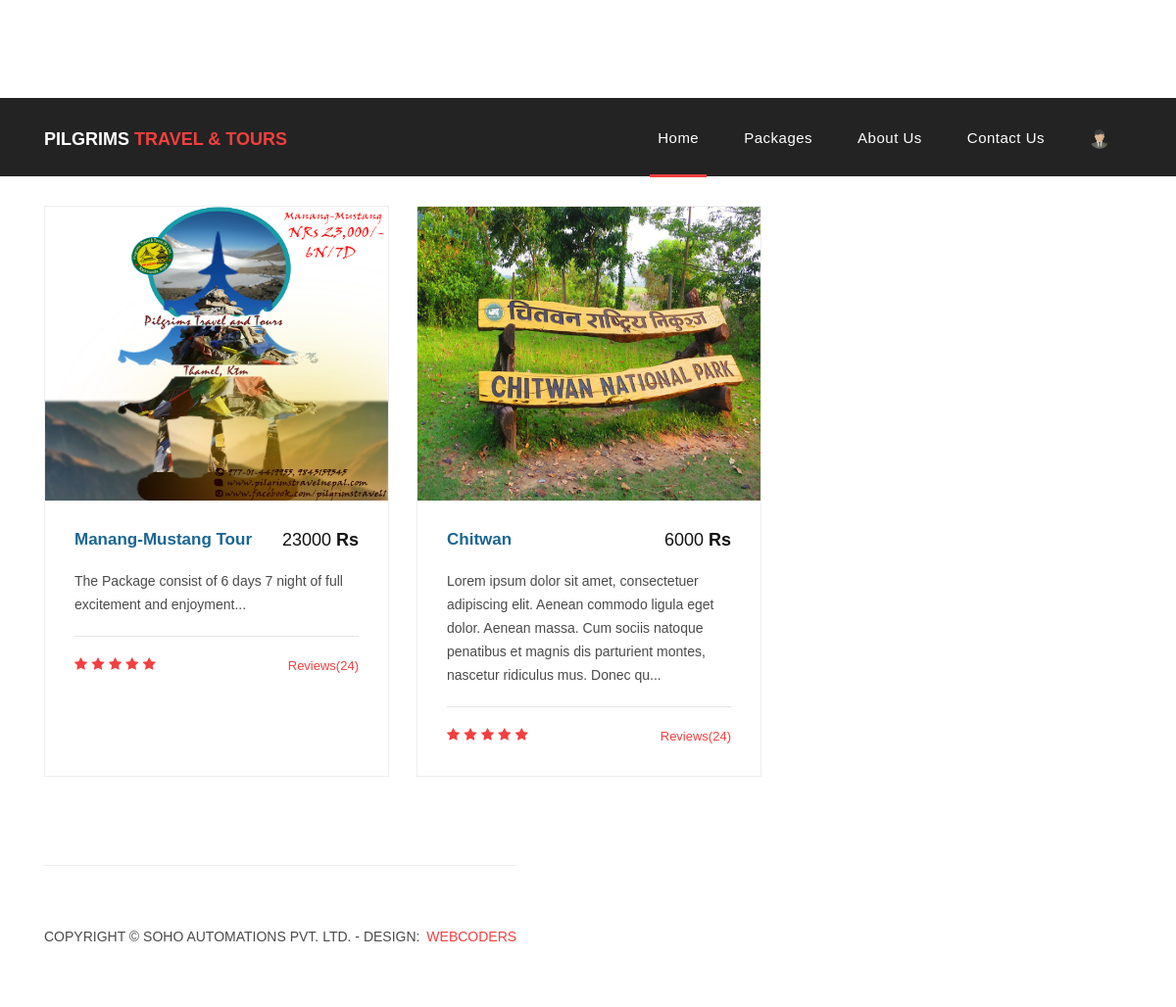
Screenshot of /home/categories/piligrimage (signed in) with the database file from the repository.
### Signup/models.py (models this page shows, shortened)
class Profile(models.Model):
    user=models.ForeignKey(User,on_delete=models.CASCADE)
    phone_number=models.IntegerField(blank=True,null=True)
    profile_picture=models.ImageField(upload_to='Profile/',default='Profile/dummy.png',null=True,blank=True,)
    objects=ProfileManager()

### Products_Details/models.py (models this page shows, shortened)
class Destination(models.Model):
    title=models.CharField(max_length=100)
    description=models.TextField()
    image1=models.ImageField(upload_to='product_image',default='default.jpg')
    image2=models.ImageField(upload_to='product_image',default='default.jpg')
    image3 = models.ImageField(upload_to='product_image',default='default.jpg')
    feature_image=models.ImageField(upload_to='product_image',null=True,blank=True)
    other_details=models.TextField(null=True,blank=True)
    number_of_people=models.IntegerField(null=True,blank=True)
    price=models.IntegerField(null=True,blank=True)
    guide=models.BooleanField(default=True)
    categories=models.ManyToManyField(Add_category, null=True, blank=True)
    additional_feature=models.ManyToManyField(Add_Feature,null=True,blank=True)
    slug=models.SlugField(null=True,blank=True,unique=True)
    ratings=models.IntegerField(null=True,default=0,
        validators=[
            MaxValueValidator(5),
            MinValueValidator(0)]
        )
    def get_absolute_url(self):
        return reverse('detail_view', kwargs={'slug': self.slug})

### Home/views.py (the view)
# urls.py: path('categories/<slug:slug>',categoricalSorting, name='categories'),
def categoricalSorting(request, slug):
    posts=Destination.objects.filter(categories__slug=slug)
    return render(request, 'Home/categorial.html',{'posts':posts})

### Templates/Home/categorial.html (shortened to what this page needs)
{% extends 'base.html' %}
{% load static %}
{% block home1 %}
active
{% endblock %}
{% block home %}
<div class="latest-products">
    <div class="container">
        <div class="row">
            <div class="col-md-12">
                <div class="section-heading">
                    <h2>Categories: </h2>
                    <a href="products.html">view all products </a>
                </div>
            </div>
            {% for items in posts %}
            <div class="col-lg-4 d-flex align-items-stretch">
                <div class="product-item">
                    <a href="{{items.get_absolute_url}}"><img src="/media/{{items.feature_image}}" alt="Images"
                            style="width:350px;height:300px;"></a>
                    <div class="down-content">
                        <a href="{{items.get_absolute_url}}">
                            <h4><b>{{items.title}}</b></h4>
                        </a>
                        <h6>{{items.price}}<b> Rs</b></h6>
                        <p>{{items.description|slice:":200" }}...</p>
                        <hr>
                        <ul class="stars">
                            <li><i class="fa fa-star"></i></li>
                            <li><i class="fa fa-star"></i></li>
                            <li><i class="fa fa-star"></i></li>
                            <li><i class="fa fa-star"></i></li>
                            <li><i class="fa fa-star"></i></li>
                        </ul>
                        <span>Reviews(24)</span>
                    </div>
                </div>
            </div>
            {% endfor %}
            {% endblock home %}

### Templates/base.html (shortened to what this page needs)
{% load static %}
<!DOCTYPE html>
<html lang="en">
  <head>
    <link href="{% static 'vendor/bootstrap/css/bootstrap.min.css' %}" rel="stylesheet">
    <link rel="stylesheet" href="{% static 'assets/css/fontawesome.css' %}">
    <link rel="stylesheet" href="{% static 'assets/css/templatemo-sixteen.css' %}">
    <link rel="stylesheet" href="{% static 'assets/css/owl.css' %}">
    <link rel="stylesheet" href="{% static 'assets/css/custom.css' %}">
  </head>
  <body>
    <header class="">
      <nav class="navbar navbar-expand-lg">
        <div class="container">
          <a class="navbar-brand" href="index.html"><h2 style="font-size: 90%">Pilgrims <em>Travel & Tours</em></h2></a>
          <div class="collapse navbar-collapse" id="navbarResponsive">
            <ul class="navbar-nav ml-auto">
              <li class="nav-item {% block home1 %}{% endblock %}">
                <a class="nav-link" href={% url "home" %}>Home
              </li>
              <li class="nav-item {% block packages1 %}{% endblock %}">
                <a class="nav-link" href=#>Packages</a>
              </li>
              <li class="nav-item {% block about1 %}{% endblock %}">
                <a class="nav-link" href=#>About Us</a>
              </li>
              <li class="nav-item  {% block contact1 %}{% endblock %}">
                <a class="nav-link" href=#>Contact Us</a>
              </li>
              <li class="nav-item">
                <a class="nav-link" href=#>
                  {% if user.is_authenticated %}
                    {% for detail in request.user.profile_set.all %}
                       <img src="/media/{{detail.profile_picture}}" width="20" height="20" class="rounded-circle">
                    {% endfor %}
                  {% endif %}
                </a>
              </li>
            </ul>
          </div>
        </div>
      </nav>
    </header>
{% block home %}
{% endblock home %}
    <footer>
      <div class="container">
        <div class="row">
          <div class="col-md-12">
            <div class="inner-content">
              <p>Copyright &copy; Soho Automations Pvt. Ltd.
            - Design: <a rel="nofollow noopener" href="https://templatemo.com" target="_blank">WebCoders</a></p>
            </div>
          </div>
        </div>
      </div>
    </footer>
  </body>
</html>

### Statics/assets/css/templatemo-sixteen.css (style rules this page uses)
body { font-family: 'Poppins', sans-serif; overflow-x: hidden; text-rendering: optimizeLegibility; -webkit-font-smoothing: antialiased; -moz-osx-font-smoothing: grayscale; }
p { margin-bottom: 0px; font-size: 14px; font-weight: 300; color: #4a4a4a; line-height: 24px; }
a { text-decoration: none!important; }
ul { padding: 0; margin: 0; list-style: none; }
h1,h2,h3,h4,h5,h6 { margin: 0px; }
.section-heading { text-align: left; margin-bottom: 60px; border-bottom: 1px solid #eee; }
.section-heading h2 { font-size: 28px; font-weight: 400; color: #1e1e1e; margin-bottom: 15px; }
header { position: absolute; z-index: 99999; width: 100%; height: 80px; background-color: #232323; -webkit-transition: all 0.3s ease-in-out 0s; -moz-transition: all 0.3s ease-in-out 0s; -o-transition: all 0.3s ease-in-out 0s; transition: all 0.3s ease-in-out 0s; }
header .navbar { padding: 17px 0px; }
.navbar .navbar-brand { float: left; margin-top: -12px; outline: none; }
.navbar .navbar-brand h2 { color: #fff; text-transform: uppercase; font-size: 24px; font-weight: 700; -webkit-transition: all .3s ease 0s; -moz-transition: all .3s ease 0s; -o-transition: all .3s ease 0s; transition: all .3s ease 0s; }
.navbar .navbar-brand h2 em { font-style: normal; color: #f33f3f; }
#navbarResponsive { z-index: 999; }
.navbar-collapse { text-align: center; }
.navbar .navbar-nav .nav-item { margin: 0px 15px; }
.navbar .navbar-nav a.nav-link { text-transform: capitalize; font-size: 15px; font-weight: 500; letter-spacing: 0.5px; color: #fff; transition: all 0.5s; margin-top: 5px; }
.navbar .navbar-nav .nav-link:hover, .navbar .navbar-nav .active>.nav-link, .navbar .navbar-nav .nav-link.active, .navbar .navbar-nav .nav-link.show, .navbar .navbar-nav .show>.nav-link { color: #fff; padding-bottom: 25px; border-bottom: 3px solid #f33f3f; }
.latest-products { margin-top: 100px; }
.latest-products .section-heading a { float: right; margin-top: -35px; text-transform: uppercase; font-size: 13px; font-weight: 700; color: #f33f3f; }
.product-item { border: 1px solid #eee; margin-bottom: 30px; }
.product-item .down-content { padding: 30px; position: relative; }
.product-item img { width: 100%; overflow: hidden; }
.product-item .down-content h4 { font-size: 17px; color: #1a6692; margin-bottom: 20px; }
.product-item .down-content h6 { position: absolute; top: 30px; right: 30px; font-size: 18px; color: #121212; }
.product-item .down-content p { margin-bottom: 20px; }
.product-item .down-content ul li { display: inline-block; }
.product-item .down-content ul li i { color: #f33f3f; font-size: 14px; }
.product-item .down-content span { position: absolute; right: 30px; bottom: 30px; font-size: 13px; color: #f33f3f; font-weight: 500; }
footer { text-align: center; }
footer .inner-content { border-top: 1px solid #eee; margin-top: 60px; padding: 60px 0px; }
footer .inner-content p { text-transform: uppercase; }
footer .inner-content p a { color: #f33f3f; margin-left: 3px; }

### rows the page displays
Profile: profile_picture (placeholder picture)
Destination: feature_image (picture), title "Manang-Mustang Tour", price "23000", description "The Package consist of 6 days 7 night of full excitement and enjoyment"
Destination: feature_image (picture), title "Chitwan", price "6000", description "Lorem ipsum dolor sit amet, consectetuer adipiscing elit. Aenean commodo ligula eget dolor. Aenean massa. Cum sociis natoque penatibus et magnis dis parturient montes, nascetur ridiculus mus. Donec qu"
